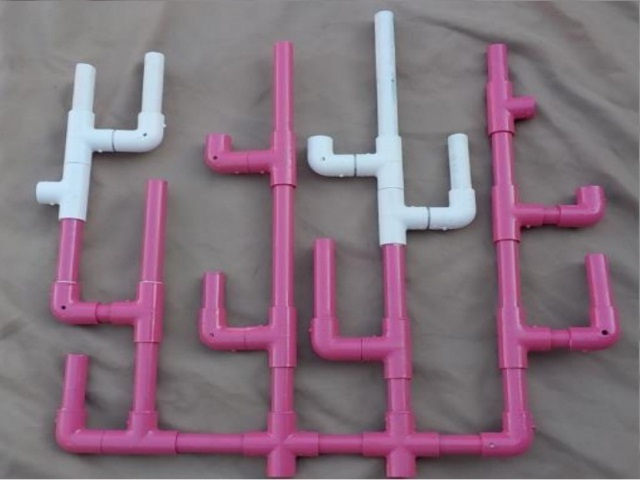
#> input picture Task 2/OneYearImage.jpg, 640 x 480 px, found by its file name; its folder holds 4 pictures in this run
$ jupyter execute cv_task_2.ipynb
#> lines starting #> are read from the running program, lines starting #| are printed output that depends on the picture; after the words box and inside, x2 and y2 are one past the last pixel; in counts of white or black regions, pixels touching at a corner belong together
[cell 1]
import cv2
import numpy as np
import os

# List of coral images without extensions
coral_images_names = ['coral1png', 'coral2png', 'coral3png', 'coral4png', 'coral5png', 'coral6png']
coral_images_paths = [f"D:/Vortex/ROV/Phase 2/computer vision/Tasks2025/task 2/{name}.png" for name in coral_images_names]

reference_image_path = 'D:/Vortex/ROV/Phase 2/computer vision/Tasks2025/task 2/OneYearImage.jpg'
pink_mask_path = 'D:/Vortex/ROV/Phase 2/computer vision/Tasks2025/task 2/PINK_MASK.png'
white_mask_path = 'D:/Vortex/ROV/Phase 2/computer vision/Tasks2025/task 2/WHITE_MASK.png'

# Load reference images and masks
reference_image = cv2.imread(reference_image_path)
#> reference_image is the input picture: shape (480, 640, 3); mean B, G, R 124.5, 111.9, 131.5
pink_mask = cv2.imread(pink_mask_path, cv2.IMREAD_GRAYSCALE)
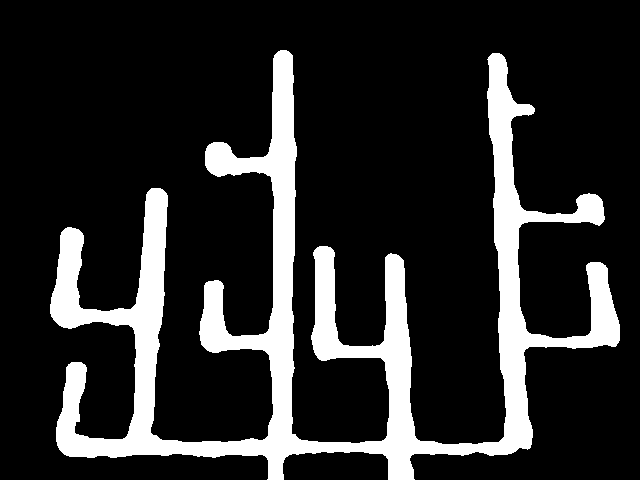
#> input picture Task 2/PINK_MASK.png, 640 x 480 px, found by its file name
#> pink_mask: shape (480, 640); 16.6% white; 1 white region, box (x1, y1, x2, y2) and area: (50, 50, 620, 480) 51091
white_mask = cv2.imread(white_mask_path, cv2.IMREAD_GRAYSCALE)
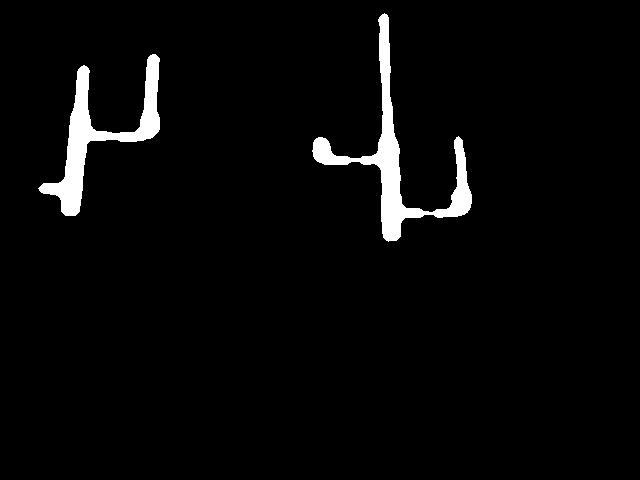
#> input picture Task 2/WHITE_MASK.png, 640 x 480 px, found by its file name
#> white_mask: shape (480, 640); values 0 (black) and 254 (white), 3.3% white; 2 white regions, box (x1, y1, x2, y2) and area: (312, 13, 472, 242) 5527, (38, 54, 160, 216) 4618

# Verify if reference images and masks are loaded successfully
if reference_image is None or pink_mask is None or white_mask is None:
    raise ValueError("Error loading reference images or masks. Check file paths.")

# Resize the reference image to match the mask dimensions
reference_image_resized = cv2.resize(reference_image, (pink_mask.shape[1], pink_mask.shape[0]))

# Loop through each coral image to analyze changes
for coral_path in coral_images_paths:
    # Load current coral image
    current_image = cv2.imread(coral_path)

    if current_image is None:
        print(f"Error loading image {coral_path}. Skipping...")
        continue

    # Resize current image to match mask size
    current_image_resized = cv2.resize(current_image, (pink_mask.shape[1], pink_mask.shape[0]))

    # Detect growth in pink and white masked areas
    growth_pink = cv2.bitwise_and(current_image_resized, current_image_resized, mask=pink_mask)
    reference_pink = cv2.bitwise_and(reference_image_resized, reference_image_resized, mask=pink_mask)
    growth_difference_pink = cv2.absdiff(growth_pink, reference_pink)

    growth_white = cv2.bitwise_and(current_image_resized, current_image_resized, mask=white_mask)
    reference_white = cv2.bitwise_and(reference_image_resized, reference_image_resized, mask=white_mask)
    growth_difference_white = cv2.absdiff(growth_white, reference_white)

    # Combine growth differences for pink and white areas
    total_growth_difference = cv2.addWeighted(growth_difference_pink, 1, growth_difference_white, 1, 0)

    # Convert to grayscale and apply threshold to highlight contours
    total_growth_gray = cv2.cvtColor(total_growth_difference, cv2.COLOR_BGR2GRAY)
    _, total_growth_thresh = cv2.threshold(total_growth_gray, 50, 255, cv2.THRESH_BINARY)

    # Find contours of the detected changes
    contours, _ = cv2.findContours(total_growth_thresh, cv2.RETR_EXTERNAL, cv2.CHAIN_APPROX_SIMPLE)
    for contour in contours:
        if cv2.contourArea(contour) > 50:  # Filter small noise by contour area
            cv2.drawContours(current_image_resized, [contour], -1, (0, 255, 0), 2)  # Green color for growth

    # Display the result for each coral image
    window_name = f"Coral Health Analysis - {os.path.basename(coral_path)}"
    cv2.imshow(window_name, current_image_resized)
    cv2.waitKey(1000)  # Display each image for half a second

    # Optionally save the result with contours for later analysis
    output_path = f"D:/Vortex/ROV/Phase 2/computer vision/Tasks2025/task 2/results/{os.path.basename(coral_path)}_analysis.png"
    cv2.imwrite(output_path, current_image_resized)
    print(f"Analysis saved to {output_path}")

cv2.destroyAllWindows()
